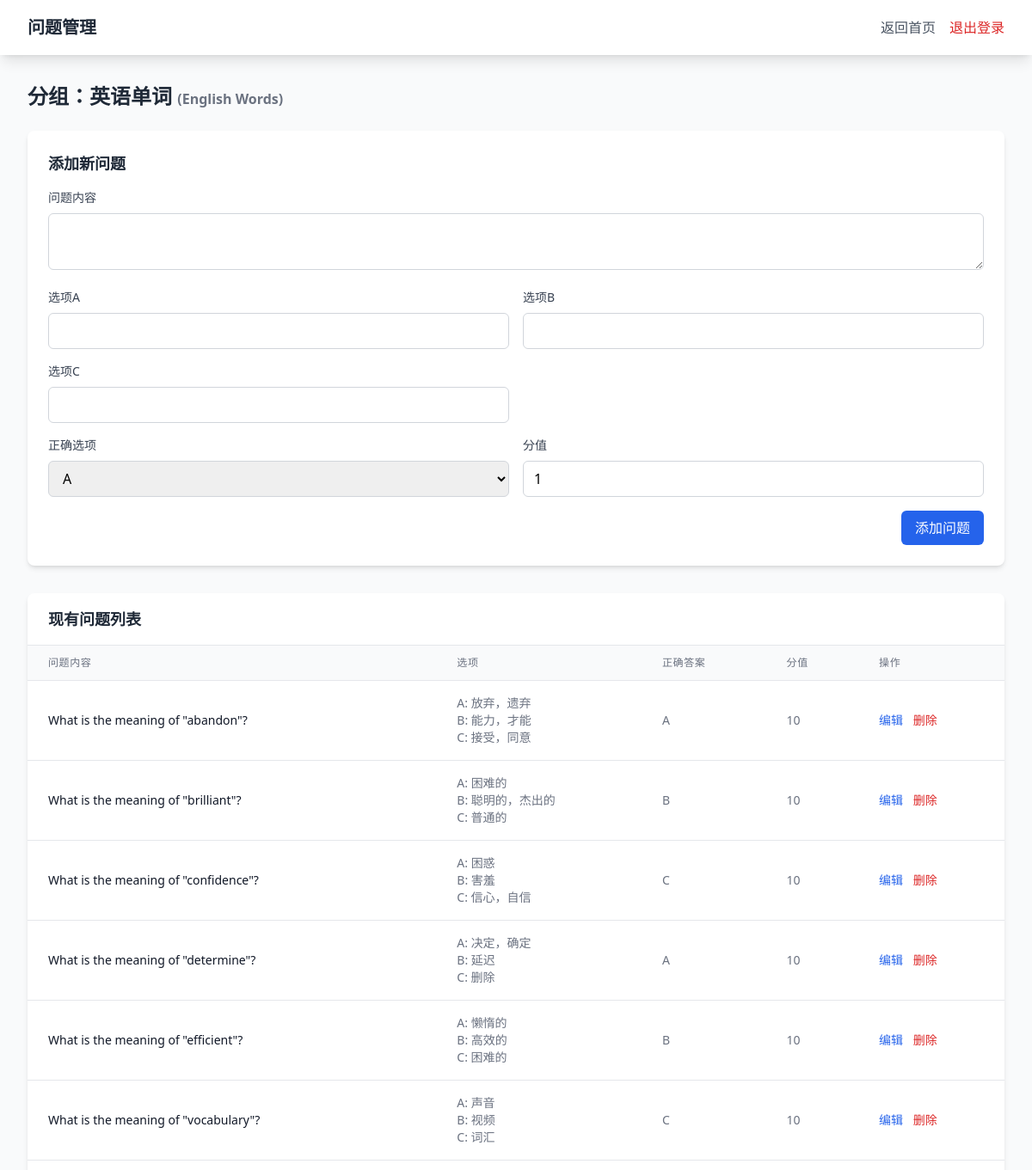
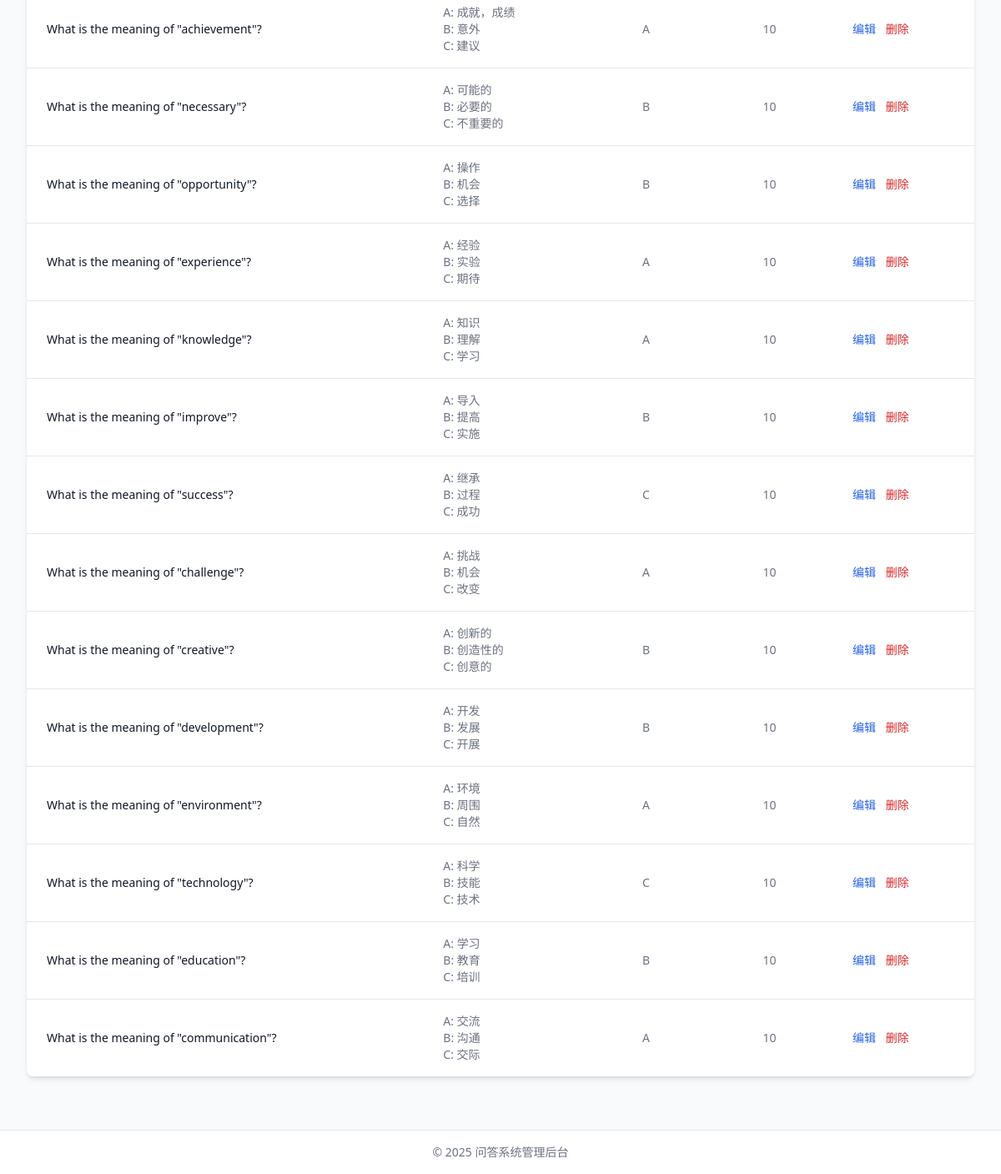
The page /admin/manage_questions.php?group_id=1 (signed in) on the database as committed earlier (2 pictures, top to bottom).
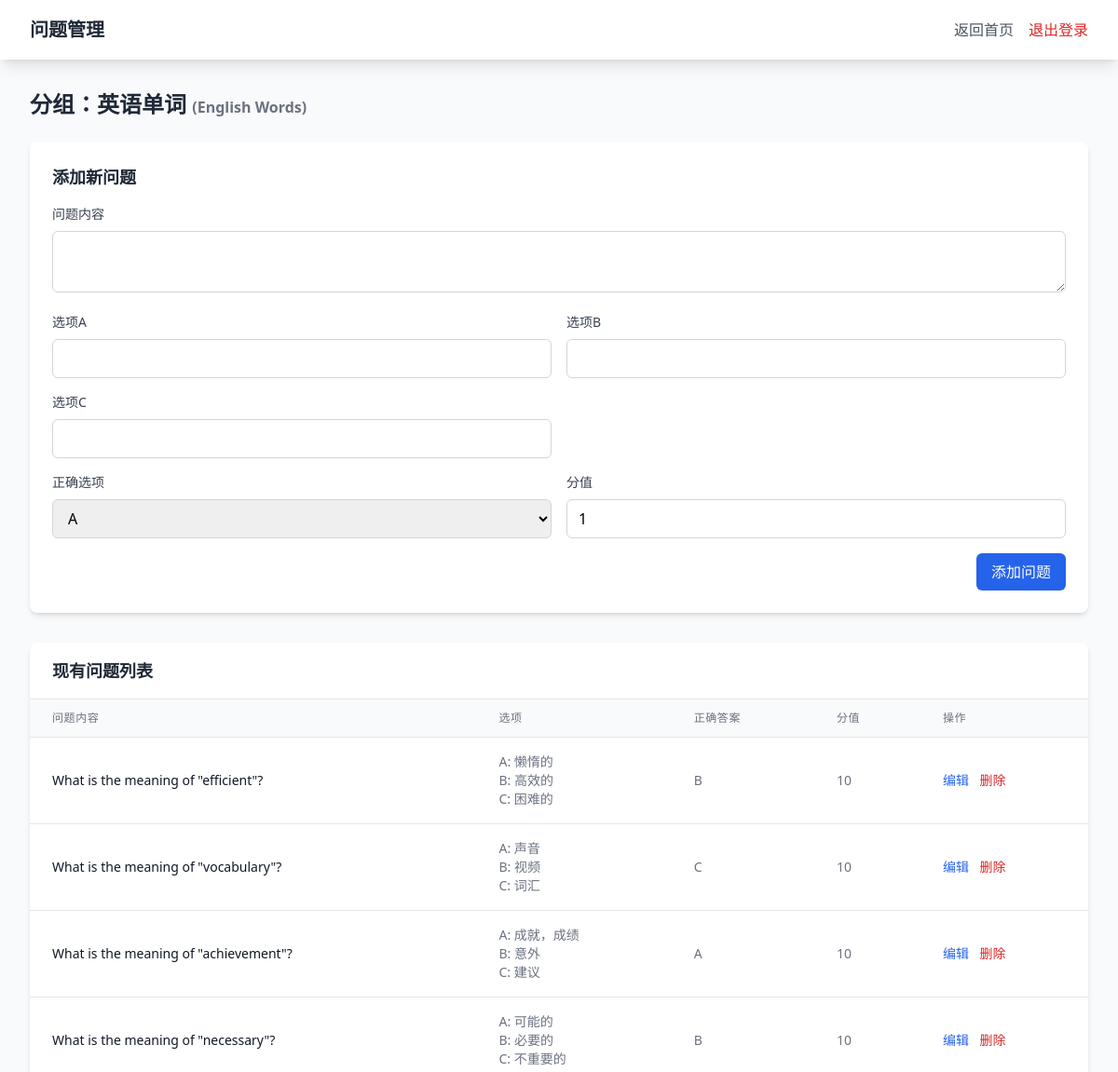
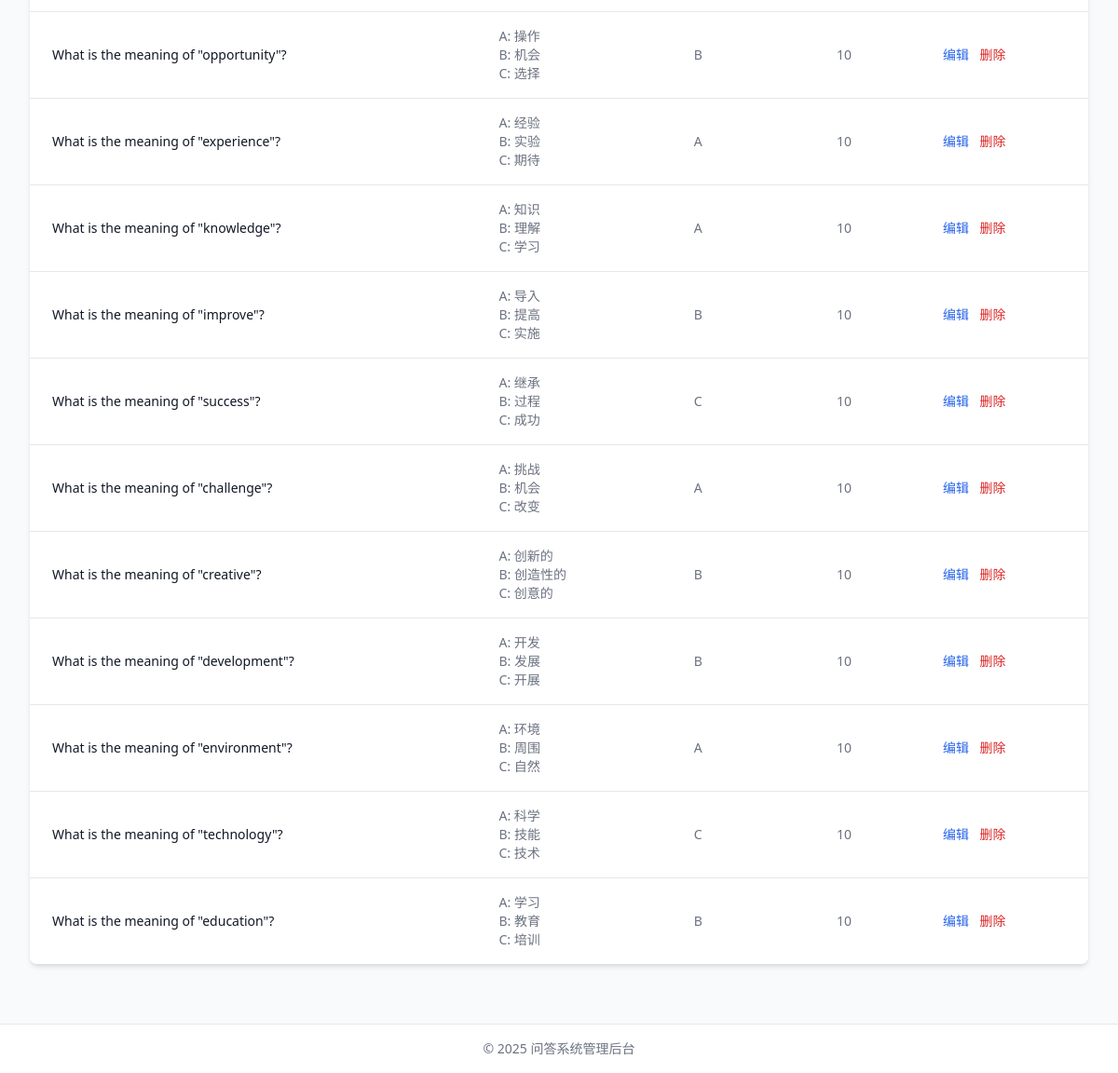
The same page on the database as committed later (2 pictures, top to bottom).
### tables this page shows
CREATE TABLE groups (
    id INTEGER PRIMARY KEY AUTOINCREMENT,
    name TEXT NOT NULL,
    alias TEXT
);

CREATE TABLE questions (
    id INTEGER PRIMARY KEY AUTOINCREMENT,
    group_id INTEGER NOT NULL,
    question TEXT NOT NULL,
    option_a TEXT NOT NULL,
    option_b TEXT NOT NULL,
    option_c TEXT NOT NULL,
    correct_option CHAR(1) NOT NULL,
    points INTEGER DEFAULT 1,
    FOREIGN KEY (group_id) REFERENCES groups(id),
    CHECK (correct_option IN ("A", "B", "C"))
);

### common/functions.php (called while the page is built, shortened)
<?php
function getQuestionsByGroup($groupId) {
    $db = getDB();
    $stmt = $db->prepare('SELECT * FROM questions WHERE group_id = :group_id');
    $stmt->bindValue(':group_id', $groupId, SQLITE3_INTEGER);
    $result = $stmt->execute();
    $questions = [];
    while ($row = $result->fetchArray(SQLITE3_ASSOC)) {
        $questions[] = $row;
    }
    return $questions;
}
function getGroupById($id) {
    $db = getDB();
    $stmt = $db->prepare('SELECT * FROM groups WHERE id = :id');
    $stmt->bindValue(':id', $id, SQLITE3_INTEGER);
    $result = $stmt->execute();
    return $result->fetchArray(SQLITE3_ASSOC);
}

### admin/manage_questions.php (the view, shortened to what this page needs)
<?php
require_once('../common/functions.php');
$selectedGroupId = $_GET['group_id'] ?? null;
$questions = $selectedGroupId ? getQuestionsByGroup($selectedGroupId) : [];
$group = $selectedGroupId ? getGroupById($selectedGroupId) : null;
?>
<!DOCTYPE html>
<html>
<head>
    <script src="https://cdn.tailwindcss.com"></script>
</head>
<body class="bg-gray-50 min-h-screen">
    <nav class="bg-white shadow-lg">
        <div class="max-w-7xl mx-auto px-4 sm:px-6 lg:px-8">
            <div class="flex justify-between h-16">
                <div class="flex items-center">
                    <h1 class="text-xl font-bold text-gray-800">问题管理</h1>
                </div>
                <div class="flex items-center space-x-4">
                    <a href="index.php" class="text-gray-600 hover:text-gray-900">返回首页</a>
                    <a href="logout.php" class="text-red-600 hover:text-red-700">退出登录</a>
                </div>
            </div>
        </div>
    </nav>
    <div class="max-w-7xl mx-auto px-4 sm:px-6 lg:px-8 py-8">
        <div class="mb-6">
            <h2 class="text-2xl font-bold text-gray-800">
                分组：<?php echo htmlspecialchars($group['name']); ?>
                <?php if ($group['alias']): ?>
                    <span class="text-gray-500 text-base">
                        (<?php echo htmlspecialchars($group['alias']); ?>)
                    </span>
                <?php endif; ?>
            </h2>
        </div>
        <div class="bg-white rounded-lg shadow-md p-6 mb-8">
            <h3 class="text-lg font-semibold text-gray-800 mb-4">添加新问题</h3>
            <form method="post" class="space-y-4">
                <div>
                    <label class="block text-sm font-medium text-gray-700 mb-2">问题内容</label>
                    <textarea name="question" required rows="2" class="w-full px-3 py-2 border border-gray-300 rounded-md focus:outline-none focus:ring-2 focus:ring-blue-500"></textarea>
                </div>
                <div class="grid grid-cols-1 md:grid-cols-2 gap-4">
                    <div>
                        <label class="block text-sm font-medium text-gray-700 mb-2">选项A</label>
                        <input type="text" name="option_a" required class="w-full px-3 py-2 border border-gray-300 rounded-md focus:outline-none focus:ring-2 focus:ring-blue-500">
                    </div>
                    <div>
                        <label class="block text-sm font-medium text-gray-700 mb-2">选项B</label>
                        <input type="text" name="option_b" required class="w-full px-3 py-2 border border-gray-300 rounded-md focus:outline-none focus:ring-2 focus:ring-blue-500">
                    </div>
                    <div>
                        <label class="block text-sm font-medium text-gray-700 mb-2">选项C</label>
                        <input type="text" name="option_c" required class="w-full px-3 py-2 border border-gray-300 rounded-md focus:outline-none focus:ring-2 focus:ring-blue-500">
                    </div>
                </div>
                <div class="grid grid-cols-1 md:grid-cols-2 gap-4">
                    <div>
                        <label class="block text-sm font-medium text-gray-700 mb-2">正确选项</label>
                        <select name="correct_option" required class="w-full px-3 py-2 border border-gray-300 rounded-md focus:outline-none focus:ring-2 focus:ring-blue-500">
                            <option value="A">A</option>
                        </select>
                    </div>
                    <div>
                        <label class="block text-sm font-medium text-gray-700 mb-2">分值</label>
                        <input type="number" name="points" value="1" min="1" class="w-full px-3 py-2 border border-gray-300 rounded-md focus:outline-none focus:ring-2 focus:ring-blue-500">
                    </div>
                </div>
                <div class="flex justify-end">
                    <button type="submit" class="px-4 py-2 bg-blue-600 text-white rounded-md hover:bg-blue-700 focus:outline-none focus:ring-2 focus:ring-blue-500 focus:ring-offset-2">
                        添加问题
                    </button>
                </div>
            </form>
        </div>
        <div class="bg-white rounded-lg shadow-md overflow-hidden">
            <div class="px-6 py-4 border-b border-gray-200">
                <h3 class="text-lg font-semibold text-gray-800">现有问题列表</h3>
            </div>
            <div class="overflow-x-auto">
                <table class="min-w-full divide-y divide-gray-200">
                    <thead class="bg-gray-50">
                        <tr>
                            <th class="px-6 py-3 text-left text-xs font-medium text-gray-500 uppercase tracking-wider">问题内容</th>
                            <th class="px-6 py-3 text-left text-xs font-medium text-gray-500 uppercase tracking-wider">选项</th>
                            <th class="px-6 py-3 text-left text-xs font-medium text-gray-500 uppercase tracking-wider">正确答案</th>
                            <th class="px-6 py-3 text-left text-xs font-medium text-gray-500 uppercase tracking-wider">分值</th>
                            <th class="px-6 py-3 text-left text-xs font-medium text-gray-500 uppercase tracking-wider">操作</th>
                        </tr>
                    </thead>
                    <tbody class="bg-white divide-y divide-gray-200">
                        <?php foreach ($questions as $question): ?>
                            <tr data-question-id="<?php echo $question['id']; ?>">
                                <td class="px-6 py-4 whitespace-normal text-sm text-gray-900">
                                    <div class="editable-content"><?php echo htmlspecialchars($question['question']); ?></div>
                                </td>
                                <td class="px-6 py-4 whitespace-normal text-sm text-gray-500">
                                    <div class="option-group">
                                        <div class="editable-content">A: <?php echo htmlspecialchars($question['option_a']); ?></div>
                                    </div>
                                    <div class="option-group">
                                        <div class="editable-content">B: <?php echo htmlspecialchars($question['option_b']); ?></div>
                                    </div>
                                    <div class="option-group">
                                        <div class="editable-content">C: <?php echo htmlspecialchars($question['option_c']); ?></div>
                                    </div>
                                </td>
                                <td class="px-6 py-4 whitespace-nowrap text-sm text-gray-500">
                                    <div class="editable-content"><?php echo htmlspecialchars($question['correct_option']); ?></div>
                                </td>
                                <td class="px-6 py-4 whitespace-nowrap text-sm text-gray-500">
                                    <div class="editable-content"><?php echo htmlspecialchars($question['points']); ?></div>
                                </td>
                                <td class="px-6 py-4 whitespace-nowrap text-sm text-gray-500">
                                    <button type="button" class="edit-btn text-blue-600 hover:text-blue-900 mr-2">编辑</button>
                                    <form method="post" onsubmit="return confirm('确定要删除这个问题吗？');" style="display: inline;">
                                        <button type="submit" class="text-red-600 hover:text-red-900">删除</button>
                                    </form>
                                </td>
                            </tr>
                        <?php endforeach; ?>
                    </tbody>
                </table>
            </div>
        </div>
    </div>
    <footer class="bg-white border-t border-gray-200 mt-8">
        <div class="max-w-7xl mx-auto px-4 sm:px-6 lg:px-8 py-4">
            <p class="text-center text-sm text-gray-500">
                &copy; <?php echo date('Y'); ?> 问答系统管理后台
            </p>
        </div>
    </footer>
</body>
</html>

Rows that differ between the two databases and show on the page:
removed questions: question "What is the meaning of \"abandon\"?", option_a "放弃，遗弃", option_b "能力，才能", option_c "接受，同意", correct_option "A", points "10"
removed questions: question "What is the meaning of \"brilliant\"?", option_a "困难的", option_b "聪明的，杰出的", option_c "普通的", correct_option "B", points "10"
removed questions: question "What is the meaning of \"confidence\"?", option_a "困惑", option_b "害羞", option_c "信心，自信", correct_option "C", points "10"
removed questions: question "What is the meaning of \"determine\"?", option_a "决定，确定", option_b "延迟", option_c "删除", correct_option "A", points "10"
removed questions: question "What is the meaning of \"communication\"?", option_a "交流", option_b "沟通", option_c "交际", correct_option "A", points "10"
